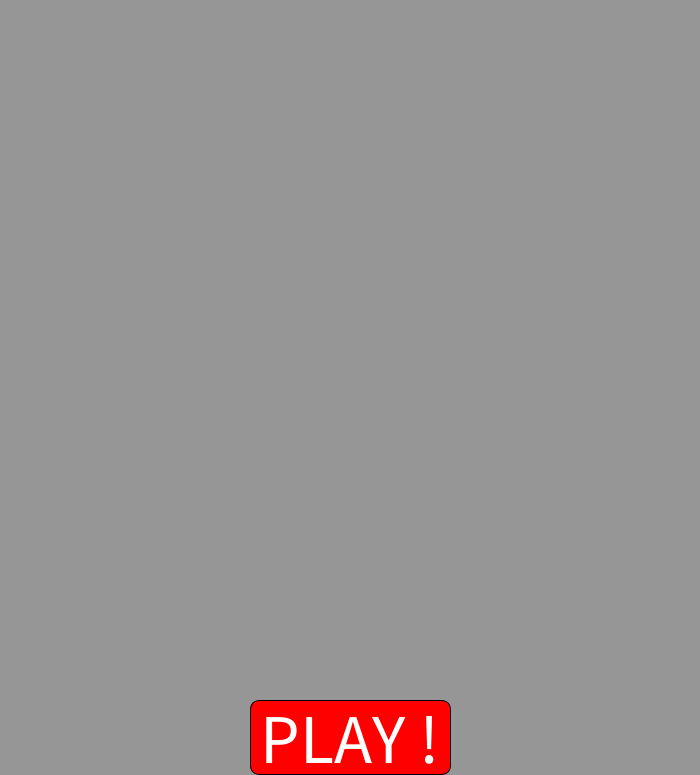
Frame 1 (no input)
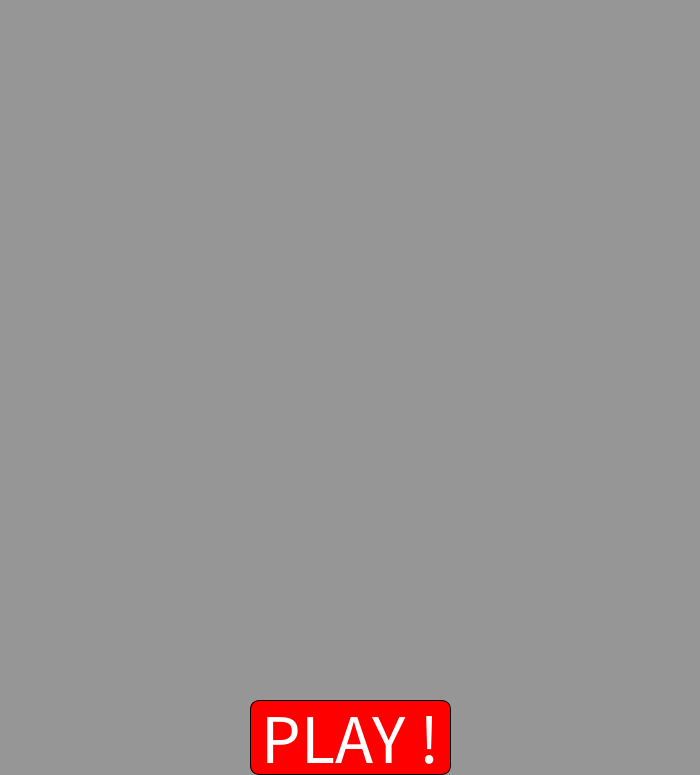
Frame 60 (the mouse pressed at the canvas centre just before this capture)
Frame 120 (the mouse held since frame 60 and released just before this capture): identical to frame 60, image omitted

The Processing sketch that drew these frames (run headless with seeded random() and noise(); from frame 60 on, the mouse is pressed at the canvas centre):

// Processing sketch: MazeGeneration
// ── MazeGeneration.pde
int rows = 20;
int cols = 20;
float size,padding;

Cell[][] cells;
Solver solver;
boolean running;
color background;
Button playButton;

void setup() {
  background = color(150);
  size(700, 775);
  //frameRate(1);
  
  int sizeX = floor(height/rows);
  int sizeY = floor((height-75)/cols);
  size = min(sizeX,sizeY);
  padding = floor(size/3);

  playButton = new Button(width/2, height-37.5, 200, 74);
  playButton.borderRadius = 10;
  playButton.textSize = 70;
  playButton.text = "PLAY !";

  reset();
  running = false;
}

void reset() {
  cells = generateMaze(rows, cols);
  //noLoop();
  solver = new Solver(cells);
  solver.speed = 50>size ? floor(50/size) : 1;
  solver.strokeWeight = size/8;
}

void draw() {
  debugText = "";
  //  touched = false;
  background(background);
  rectMode(CORNER);
  drawGrid(solver.cells);
  if (running) {
    solver.step();
    if (solver.solvedMaze) {
      running = !playButton.isTouched();
    }
  } else {
    background(background,150);
  }
  if (playButton.isTouched()) {
    reset();
    running = true;
  }
    //    debug("Touched",touched);
    //    debug("Button",playButton.isTouched());
    //    debug("Running",running);
  //solver.drawPath();
  playButton.display();
  showDebug();
}


Cell[][] generateMaze(int rows, int cols) {
  Cell[][] cells = createGrid(rows, cols);
  Cell current = cells[0][0];
  current.traversed = true;
  ArrayList<Cell> stack = new ArrayList<Cell>();
  stack.add(current);

  while (stack.size() > 0) {
    current = pop(stack);
    Cell next = current.neighbor();
    if (next != null) {
      stack.add(current);
      removeWalls(current, next);
      next.traversed = true;
      stack.add(next);
    }
  }
  return cells;
}

// ── Cell.pde
class Cell {
  int i, j;
  Cell parent;
  boolean traversed, solved, path;
  boolean[] walls;
  Cell[][] cells;

  Cell(int _i, int _j, Cell[][] _cells) {
    this.i = _i;
    this.j = _j;
    traversed = false;
    solved = false;
    path = false;
    walls = new boolean[4];
    walls[0] = true;
    walls[1] = true;
    walls[2] = true;
    walls[3] = true;
    cells = _cells;
  }

  Cell copy(Cell[][] newCells) {
    Cell newCell = new Cell(i, j, newCells);

    newCell.traversed = traversed;
    newCell.solved = solved;
    newCell.path = path;

    newCell.walls[0] = walls[0];
    newCell.walls[1] = walls[1];
    newCell.walls[2] = walls[2];
    newCell.walls[3] = walls[3];

    return newCell;
  }

  Cell neighbor() {
    ArrayList<Cell> neighbors;
    neighbors = new ArrayList<Cell>();
    int rows = cells.length;
    int cols = cells[0].length;

    if (i > 0) {
      Cell top = cells[i-1][j];
      if (!top.traversed) {
        neighbors.add(top);
      }
    }

    if (j < cols-1) {
      Cell right = cells[i][j+1];
      if (!right.traversed)
        neighbors.add(right);
    }

    if (i < rows-1) {
      Cell bottom = cells[i+1][j];
      if (!bottom.traversed)
        neighbors.add(bottom);
    }

    if (j > 0) {
      Cell left = cells[i][j-1];
      if (!left.traversed)
        neighbors.add(left);
    }

    int n = neighbors.size();
    if (n > 0) {
      int index = floor(random(0, n));
      return neighbors.get(index);
    } else {
      return null;
    }
  }

  Cell unsolvedNeighbor() {
    ArrayList<Cell> neighbors;
    neighbors = new ArrayList<Cell>();
    int rows = cells.length;
    int cols = cells[0].length;

    if (i > 0) {
      Cell top = cells[i-1][j];
      if (!(top.solved || walls[0]))
        neighbors.add(top);
    }

    if (j < cols-1) {
      Cell right = cells[i][j+1];
      if (!(right.solved || walls[1]))
        neighbors.add(right);
    }

    if (i < rows-1) {
      Cell bottom = cells[i+1][j];
      if (!(bottom.solved || walls[2]))
        neighbors.add(bottom);
    }

    if (j > 0) {
      Cell left = cells[i][j-1];
      if (!(left.solved || walls[3]))
        neighbors.add(left);
    }

    int n = neighbors.size();
    if (n > 0) {
      int index = floor(random(0, n));
      return neighbors.get(index);
    } else {
      return null;
    }
  }



  void display() {
    color c;
    if (solved && !path) {
      c = color(255, 0, 0);
    } else if (traversed) {
      c = color(200, 50, 100);
    } else {
      c = color(255);
    }
    display(c);

    if (path) {
      Tuple topLeft = new Tuple();
      boolean horizontal = true;

      Cell[] neighbors = solvedNeighbor();
      for (Cell cell : neighbors) {

        int dx = cell.j - this.j;
        int dy = cell.i - this.i;
        if (dx == -1) {
          topLeft.set(i, j-1);
          horizontal = true;
        } else if (dx == 1) {
          topLeft.set(i, j);
          horizontal = true;
        } else if (dy == -1) {
          topLeft.set(i-1, j);
          horizontal = false;
        } else if (dy == 1) {
          topLeft.set(i, j);
          horizontal = false;
        }

        float w, h;
        if (horizontal) {
          w = (size - padding)*2;
          h = size - padding*2;
        } else {
          w = size - padding*2;
          h = (size - padding)*2;
        }
        noStroke();
        fill(255, 255, 0);
        rect(topLeft.j*size+padding, 
          topLeft.i*size+padding, 
          w, h);
      }
    }
  }

  Cell[] solvedNeighbor() {
    ArrayList<Cell> neighbors;
    neighbors = new ArrayList<Cell>();
    int rows = cells.length;
    int cols = cells[0].length;

    if (i > 0) {
      Cell top = cells[i-1][j];
      if (top.solved && !walls[0])
        neighbors.add(top);
    }

    if (j < cols-1) {
      Cell right = cells[i][j+1];
      if (right.solved && !walls[1])
        neighbors.add(right);
    }

    if (i < rows-1) {
      Cell bottom = cells[i+1][j];
      if (bottom.solved && !walls[2])
        neighbors.add(bottom);
    }

    if (j > 0) {
      Cell left = cells[i][j-1];
      if (left.solved && !walls[3])
        neighbors.add(left);
    }

    Cell[] out = new Cell[neighbors.size()];
    return neighbors.toArray(out);
  }

  void displayAsPath() {
    Tuple topLeft = new Tuple();
    boolean horizontal = true;

    if (this.path && this.parent != null) {
      int dx = this.parent.j - this.j;
      int dy = this.parent.i - this.i;
      if (dx == -1) {
        topLeft.set(i, j-1);
        horizontal = true;
      } else if (dx == 1) {
        topLeft.set(i, j);
        horizontal = true;
      } else if (dy == -1) {
        topLeft.set(i-1, j);
        horizontal = false;
      } else if (dy == 1) {
        topLeft.set(i, j);
        horizontal = false;
      }

      float w, h;
      if (horizontal) {
        w = (size - padding)*2;
        h = size - padding*2;
      } else {
        w = size - padding*2;
        h = (size - padding)*2;
      }
      noStroke();
      fill(0, 255, 0);
      rect(topLeft.j*size+padding, 
        topLeft.i*size+padding, 
        w, h);
    }
  }

  void display(color c) {
    noStroke();
    fill(c);
    rect(j*size, i*size, size, size);

    stroke(0);
    if (walls[0]) {
      line(j*size, i*size, (j+1)*size, i*size);
    }
    if (walls[1]) {
      line((j+1)*size, i*size, (j+1)*size, (i+1)*size);
    }
    if (walls[2]) {
      line((j+1)*size, (i+1)*size, j*size, (i+1)*size);
    }
    if (walls[3]) {
      line(j*size, (i+1)*size, j*size, i*size);
    }
  }

  void highlight() {
    display(color(0, 255, 0));
  }

  boolean equals(Cell other) {
    return i==other.i && j==other.j;
  }
}

// ── Helper.pde
Cell[][] createGrid(int rows,int cols) {
  Cell[][] cells = new Cell[rows][cols];
  for (int i=0;i<rows;i++) {
    for (int j=0;j<cols;j++) {
      cells[i][j] = new Cell(i,j,cells);
    }
  }
  return cells;
}

Cell[][] copyGrid(Cell[][] cells) {
  int rows = cells.length;
  int cols = cells[0].length;
  Cell[][] newCells = new Cell[rows][cols];
  for (int i=0;i<rows;i++) {
    for (int j=0;j<cols;j++) {
      newCells[i][j] = cells[i][j].copy(newCells);
    }
  }
  return newCells;
}

void drawGrid(Cell[][] cells) {
  background(255);
  for (int i=0;i<cells.length;i++) {
    for (int j=0;j<cells[0].length;j++) {
      cells[i][j].display();
    }
  }
}

class Tuple {
  int i,j;
  Tuple(int i,int j) {
    this.i = i;
    this.j = j;
  }
  Tuple() {
    this.i = 0;
    this.j = 0;
  }
  void set(int i,int j) {
    this.i = i;
    this.j = j;
  }
}

void removeWalls(Cell a, Cell b) {
  int dx = b.j - a.j;
  int dy = b.i - a.i;
  if (dx == -1) {
    a.walls[3] = false;
    b.walls[1] = false;
  } else if (dx == 1) {
    a.walls[1] = false;
    b.walls[3] = false;
  } else if (dy == -1) {
    a.walls[0] = false;
    b.walls[2] = false;
  } else if (dy == 1) {
    a.walls[2] = false;
    b.walls[0] = false;
  }
}

Cell pop(ArrayList<Cell> stack) {
  int index = stack.size()-1;
  Cell cell = stack.get(index);
  stack.remove(index);
  return cell;
}

String debugText = "";
void debug(Object... objs) {
  for (Object obj : objs) {
    debugText=debugText.concat(" ");
    debugText=debugText.concat(String.valueOf(obj));
  }
}
void showDebug() {
  fill(0);
  textSize(32);
  text(debugText, width/2, height/2);
}

// ── Solver.pde
class Solver {
  Cell[][] cells;
  int speed,counter;

  Cell finish, current;
  ArrayList<Cell> stack;
  boolean solvedMaze = false;
  
  float strokeWeight;


  Solver(Cell[][] _cells) {
    this.cells = copyGrid(_cells);
    counter = 0;

    int rows = cells.length;
    int cols = cells[0].length;
    finish  = cells[rows-1][cols-1];

    stack = new ArrayList<Cell>();
    current = cells[0][0];
    stack.add(current);

    solvedMaze = false;
  }

  void step() {
    if (!solvedMaze) {
      current = pop(stack);
      current.path = true;
      current.solved = true;
      Cell next = current.unsolvedNeighbor();
      if (next != null) {
        stack.add(current);
        stack.add(next);
        next.parent = current;
      } else {
        current.path = false;
      }
      solvedMaze = current.equals(finish);
      
      counter++;
    } else {
      for (Cell[] cellRow : cells) {
        for (Cell cell : cellRow) {
          if (!cell.path)
            cell.solved = false;
        }
      }
      finish.path = true;
    }
    strokeWeight(strokeWeight);
    drawGrid(cells);
    current.highlight();
    finish.highlight();
  }
  
  void drawPath() {
    for (Cell[] cellRow : cells) {
      for (Cell cell : cellRow) {
        cell.displayAsPath();
      }
    }
  }
}

// ── UI.pde
class Button {
  float x, y, w, h;
  float borderRadius, borderSize, textSize;
  color fillColor, borderColor, textColor;
  String text;

  Button(float _x, float _y, float _w, float _h) {
    this.x = _x;
    this.y = _y;
    this.w = _w;
    this.h = _h;

    this.borderRadius = 0;
    this.borderSize   = 1;
    this.textSize     = 32;

    this.fillColor   = color(255, 0, 0);
    this.borderColor = color(0);
    this.textColor   = color(255);

    this.text = "";
  }

  void display() {
    strokeWeight(1);
    textAlign(CENTER, CENTER);
    rectMode(CENTER);

    strokeWeight(borderSize);
    fill(fillColor);
    stroke(borderColor);
    rect(x, y, w, h, borderRadius);
    
    fill(textColor);
    textSize(textSize);
    text(text, x, y);
  }

  boolean isTouched() {
    PVector mouse = new PVector(mouseX, mouseY);
    boolean checkX = (mouse.x >= x-w/2) && (mouse.x <= x+w/2);
    boolean checkY = (mouse.y >= y-w/2) && (mouse.y <= y+h/2);
    //    line(x-w/2,0,x-w/2,height);line(x+w/2,0,x+w/2,height);
    //    debug("x:",checkX);debug("y:",checkY);debug("touched:",touched);
    return checkX && checkY && mousePressed;
  }
}
